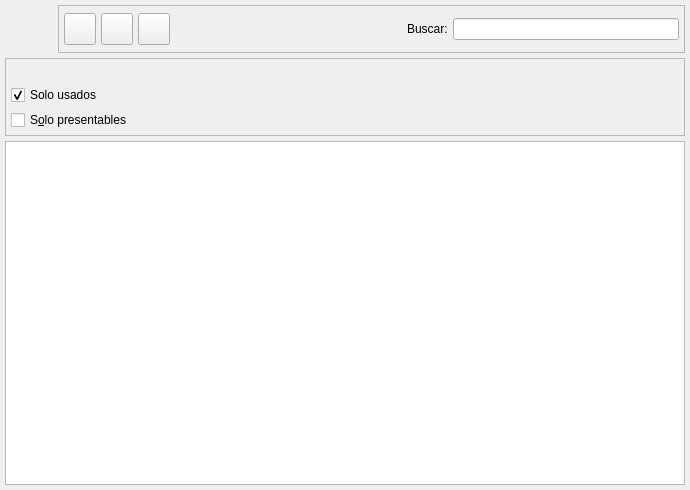
<ui version="4.0" >
 <author>Tomeu Borras Riera</author>
 <class>ArticuloSubFormBase</class>
 <widget class="QWidget" name="ArticuloSubFormBase" >
  <property name="enabled" >
   <bool>true</bool>
  </property>
  <property name="geometry" >
   <rect>
    <x>0</x>
    <y>0</y>
    <width>690</width>
    <height>490</height>
   </rect>
  </property>
  <property name="windowTitle" >
   <string>Articulos</string>
  </property>
  <property name="windowIcon" >
   <iconset resource="../../../bulmages.qrc" >
    <normaloff>:/Images/product-list.svg</normaloff>:/Images/product-list.svg</iconset>
  </property>
  <layout class="QGridLayout" >
   <property name="margin" >
    <number>5</number>
   </property>
   <property name="spacing" >
    <number>5</number>
   </property>
   <item row="2" column="0" >
    <widget class="ArticuloList1SubForm1" name="mui_list" >
     <property name="focusPolicy" >
      <enum>Qt::NoFocus</enum>
     </property>
    </widget>
   </item>
   <item row="1" column="0" >
    <widget class="QFrame" name="m_busqueda" >
     <property name="frameShape" >
      <enum>QFrame::StyledPanel</enum>
     </property>
     <property name="frameShadow" >
      <enum>QFrame::Raised</enum>
     </property>
     <layout class="QGridLayout" >
      <property name="margin" >
       <number>5</number>
      </property>
      <property name="spacing" >
       <number>5</number>
      </property>
      <item row="0" column="0" >
       <spacer>
        <property name="orientation" >
         <enum>Qt::Vertical</enum>
        </property>
        <property name="sizeType" >
         <enum>QSizePolicy::Minimum</enum>
        </property>
        <property name="sizeHint" stdset="0" >
         <size>
          <width>216</width>
          <height>16</height>
         </size>
        </property>
       </spacer>
      </item>
      <item row="1" column="0" >
       <widget class="QCheckBox" name="m_usadoarticulo" >
        <property name="focusPolicy" >
         <enum>Qt::NoFocus</enum>
        </property>
        <property name="text" >
         <string>Solo usados</string>
        </property>
        <property name="shortcut" >
         <string/>
        </property>
        <property name="checked" >
         <bool>true</bool>
        </property>
       </widget>
      </item>
      <item row="2" column="0" >
       <widget class="QCheckBox" name="m_presentablearticulo" >
        <property name="focusPolicy" >
         <enum>Qt::NoFocus</enum>
        </property>
        <property name="text" >
         <string>S&amp;olo presentables</string>
        </property>
        <property name="shortcut" >
         <string>Alt+O</string>
        </property>
       </widget>
      </item>
      <item rowspan="3" row="0" column="1" >
       <widget class="BusquedaTipoArticulo" native="1" name="m_tipoarticulo" >
        <property name="minimumSize" >
         <size>
          <width>50</width>
          <height>0</height>
         </size>
        </property>
       </widget>
      </item>
      <item rowspan="3" row="0" column="2" >
       <widget class="BusquedaFamilia" native="1" name="m_familia" >
        <property name="minimumSize" >
         <size>
          <width>50</width>
          <height>0</height>
         </size>
        </property>
       </widget>
      </item>
     </layout>
    </widget>
   </item>
   <item row="0" column="0" >
    <layout class="QHBoxLayout" >
     <property name="spacing" >
      <number>5</number>
     </property>
     <property name="margin" >
      <number>0</number>
     </property>
     <item>
      <widget class="QLabel" name="label" >
       <property name="minimumSize" >
        <size>
         <width>48</width>
         <height>48</height>
        </size>
       </property>
       <property name="maximumSize" >
        <size>
         <width>48</width>
         <height>48</height>
        </size>
       </property>
       <property name="text" >
        <string/>
       </property>
       <property name="pixmap" >
        <pixmap resource="../../../bulmages.qrc" >:/Images/product-list.svg</pixmap>
       </property>
       <property name="scaledContents" >
        <bool>true</bool>
       </property>
      </widget>
     </item>
     <item>
      <widget class="QFrame" name="m_botonera" >
       <property name="frameShape" >
        <enum>QFrame::StyledPanel</enum>
       </property>
       <property name="frameShadow" >
        <enum>QFrame::Raised</enum>
       </property>
       <layout class="QHBoxLayout" >
        <property name="spacing" >
         <number>5</number>
        </property>
        <property name="margin" >
         <number>5</number>
        </property>
        <item>
         <widget class="QToolButton" name="mui_filtrar" >
          <property name="minimumSize" >
           <size>
            <width>32</width>
            <height>32</height>
           </size>
          </property>
          <property name="maximumSize" >
           <size>
            <width>32</width>
            <height>32</height>
           </size>
          </property>
          <property name="focusPolicy" >
           <enum>Qt::NoFocus</enum>
          </property>
          <property name="toolTip" >
           <string>Filtrar listado</string>
          </property>
          <property name="whatsThis" >
           <string>Filtrar listado</string>
          </property>
          <property name="text" >
           <string/>
          </property>
          <property name="icon" >
           <iconset resource="../../../bulmages.qrc" >
            <normaloff>:/Images/edit-find.svg</normaloff>:/Images/edit-find.svg</iconset>
          </property>
          <property name="iconSize" >
           <size>
            <width>32</width>
            <height>32</height>
           </size>
          </property>
          <property name="checkable" >
           <bool>true</bool>
          </property>
         </widget>
        </item>
        <item>
         <widget class="QToolButton" name="mui_configurar" >
          <property name="minimumSize" >
           <size>
            <width>32</width>
            <height>32</height>
           </size>
          </property>
          <property name="maximumSize" >
           <size>
            <width>32</width>
            <height>32</height>
           </size>
          </property>
          <property name="focusPolicy" >
           <enum>Qt::NoFocus</enum>
          </property>
          <property name="toolTip" >
           <string>Configurar listado</string>
          </property>
          <property name="whatsThis" >
           <string>Configurar listado</string>
          </property>
          <property name="text" >
           <string/>
          </property>
          <property name="icon" >
           <iconset resource="../../../bulmages.qrc" >
            <normaloff>:/Images/document-properties.svg</normaloff>:/Images/document-properties.svg</iconset>
          </property>
          <property name="iconSize" >
           <size>
            <width>32</width>
            <height>32</height>
           </size>
          </property>
          <property name="checkable" >
           <bool>true</bool>
          </property>
         </widget>
        </item>
        <item>
         <widget class="QToolButton" name="mui_actualizar" >
          <property name="minimumSize" >
           <size>
            <width>32</width>
            <height>32</height>
           </size>
          </property>
          <property name="maximumSize" >
           <size>
            <width>32</width>
            <height>32</height>
           </size>
          </property>
          <property name="focusPolicy" >
           <enum>Qt::NoFocus</enum>
          </property>
          <property name="toolTip" >
           <string>Actualizar listado</string>
          </property>
          <property name="whatsThis" >
           <string>Actualizar listado</string>
          </property>
          <property name="text" >
           <string/>
          </property>
          <property name="icon" >
           <iconset resource="../../../bulmages.qrc" >
            <normaloff>:/Images/view-refresh.svg</normaloff>:/Images/view-refresh.svg</iconset>
          </property>
          <property name="iconSize" >
           <size>
            <width>32</width>
            <height>32</height>
           </size>
          </property>
         </widget>
        </item>
        <item>
         <widget class="QFrame" name="mui_plugbotones" >
          <property name="sizePolicy" >
           <sizepolicy vsizetype="Preferred" hsizetype="Minimum" >
            <horstretch>0</horstretch>
            <verstretch>0</verstretch>
           </sizepolicy>
          </property>
          <property name="frameShape" >
           <enum>QFrame::NoFrame</enum>
          </property>
          <property name="frameShadow" >
           <enum>QFrame::Plain</enum>
          </property>
          <property name="lineWidth" >
           <number>0</number>
          </property>
         </widget>
        </item>
        <item>
         <spacer>
          <property name="orientation" >
           <enum>Qt::Horizontal</enum>
          </property>
          <property name="sizeType" >
           <enum>QSizePolicy::Expanding</enum>
          </property>
          <property name="sizeHint" stdset="0" >
           <size>
            <width>161</width>
            <height>34</height>
           </size>
          </property>
         </spacer>
        </item>
        <item>
         <widget class="QLabel" name="textLabel1" >
          <property name="text" >
           <string>Buscar:</string>
          </property>
         </widget>
        </item>
        <item>
         <widget class="QLineEdit" name="m_filtro" >
          <property name="minimumSize" >
           <size>
            <width>150</width>
            <height>0</height>
           </size>
          </property>
          <property name="focusPolicy" >
           <enum>Qt::ClickFocus</enum>
          </property>
         </widget>
        </item>
       </layout>
      </widget>
     </item>
    </layout>
   </item>
  </layout>
 </widget>
 <layoutdefault spacing="3" margin="5" />
 <customwidgets>
  <customwidget>
   <class>BusquedaTipoArticulo</class>
   <extends>QWidget</extends>
   <header>busquedatipoarticulo.h</header>
  </customwidget>
  <customwidget>
   <class>BusquedaFamilia</class>
   <extends>QWidget</extends>
   <header>busquedafamilia.h</header>
  </customwidget>
  <customwidget>
   <class>ArticuloList1SubForm1</class>
   <extends>QTableWidget</extends>
   <header>articulolisttpv.h</header>
  </customwidget>
 </customwidgets>
 <tabstops>
  <tabstop>mui_list</tabstop>
 </tabstops>
 <resources>
  <include location="../../../bulmages.qrc" />
 </resources>
 <connections>
  <connection>
   <sender>mui_filtrar</sender>
   <signal>toggled(bool)</signal>
   <receiver>m_busqueda</receiver>
   <slot>setShown(bool)</slot>
   <hints>
    <hint type="sourcelabel" >
     <x>241</x>
     <y>39</y>
    </hint>
    <hint type="destinationlabel" >
     <x>201</x>
     <y>71</y>
    </hint>
   </hints>
  </connection>
 </connections>
</ui>
